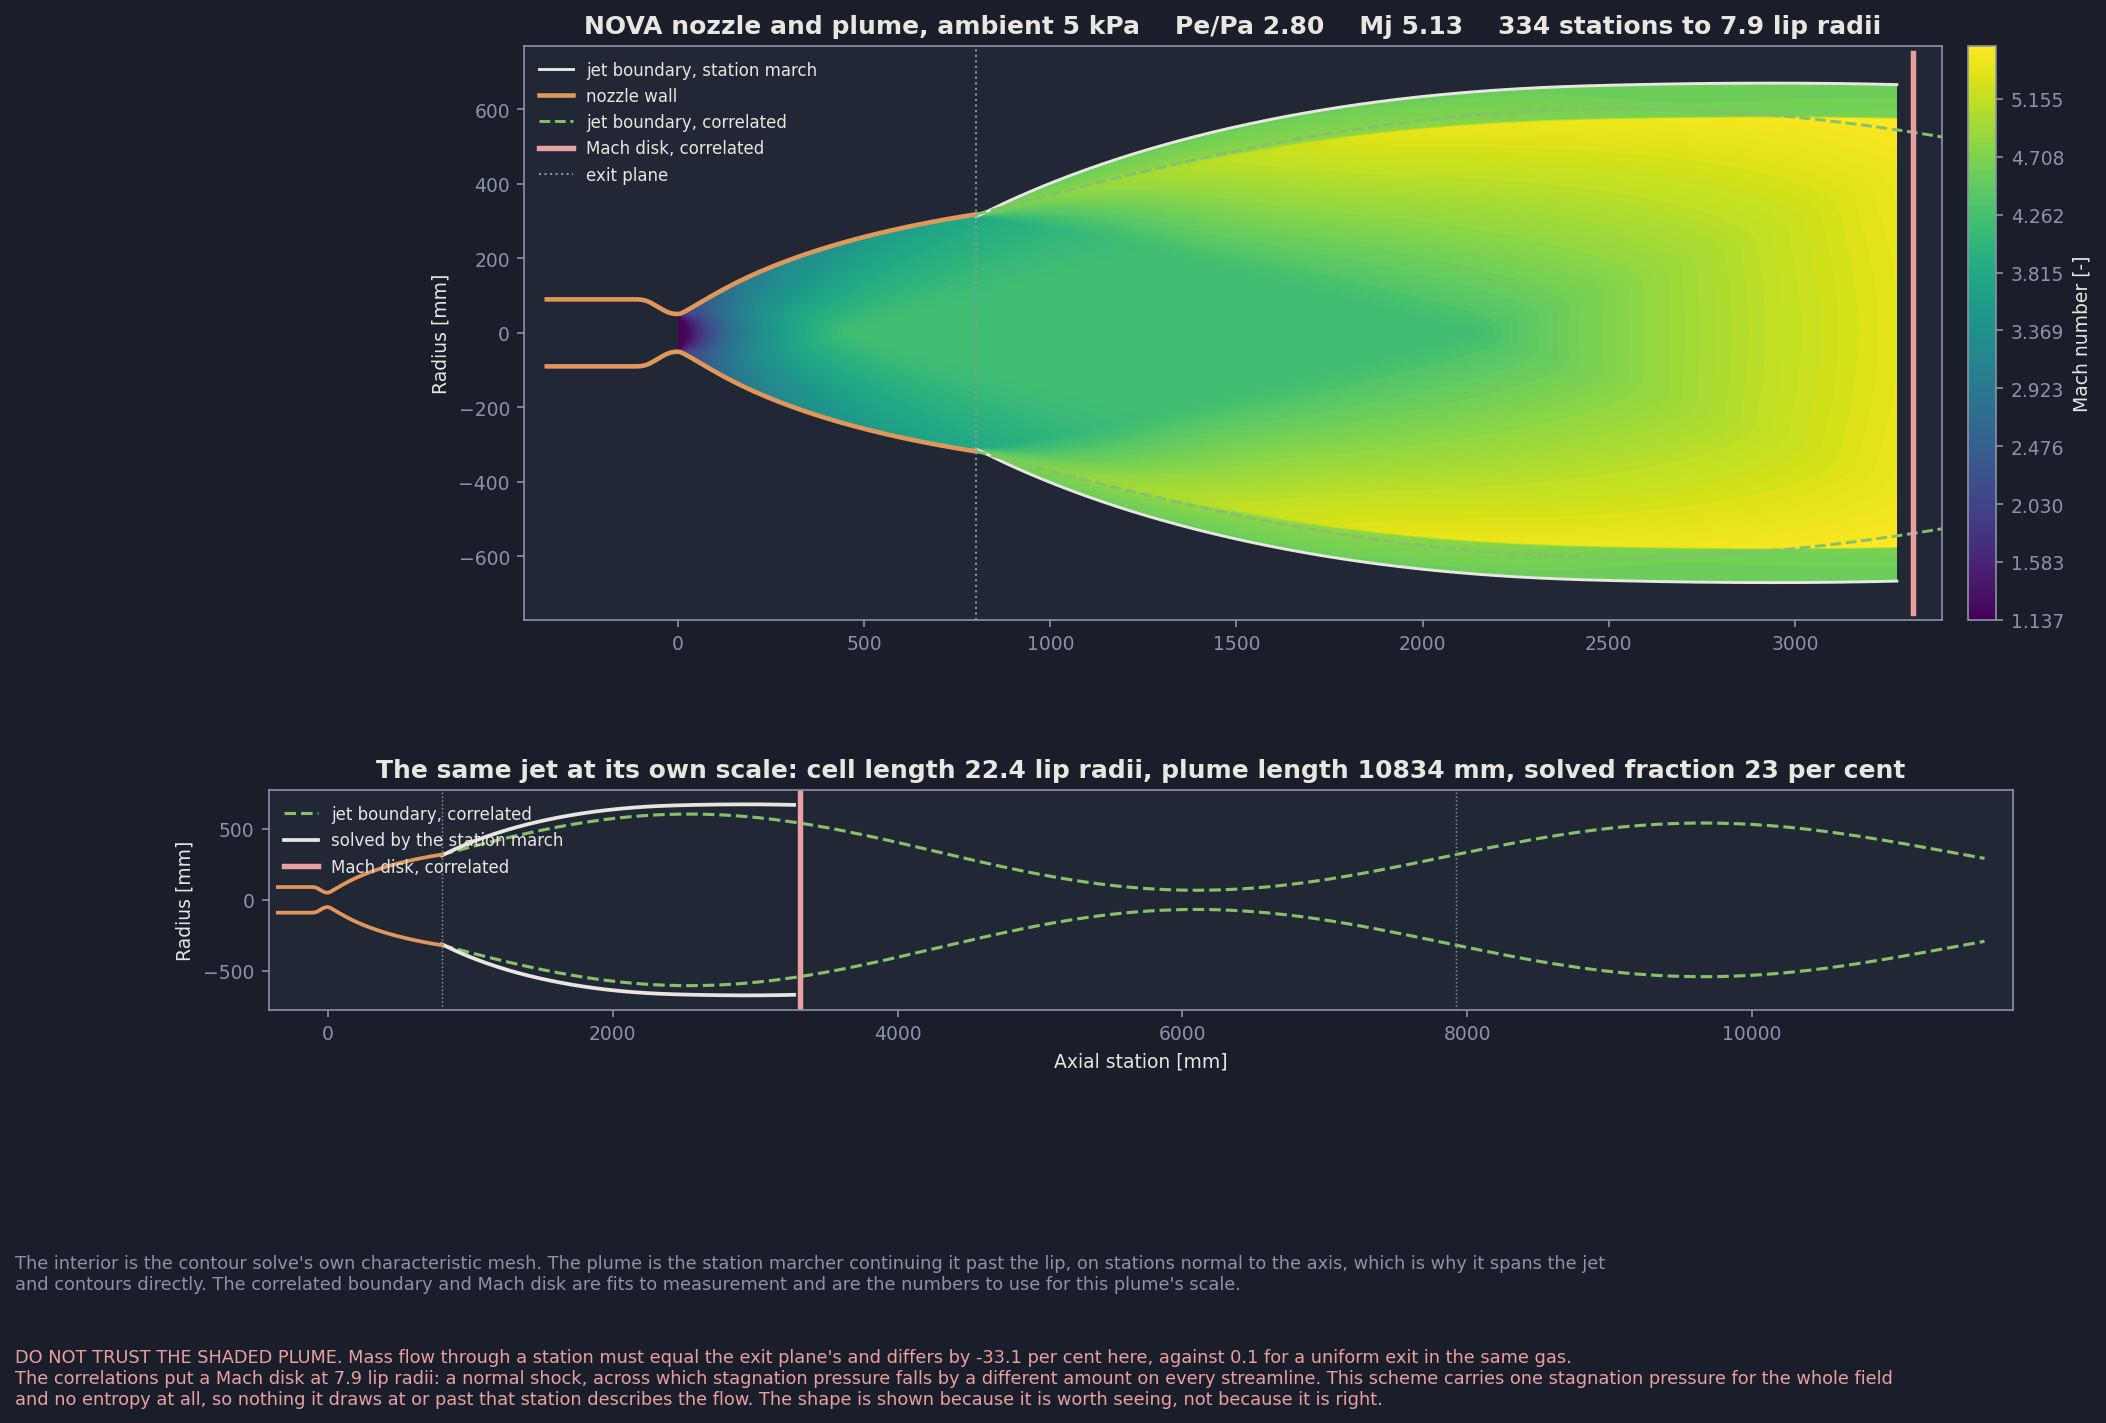

Generate this figure with Python:

# -- The shipped nozzle and its plume as one picture -- #

'''

The chamber, the contour and the plume drawn continuously, for the nozzle NOVA ships.

The interior comes from the contour solve's own characteristic mesh. The plume comes from the
station marcher, which spans the jet from the center line to the free boundary at every station and
so contours directly, where the characteristic march on this nozzle solves a wedge near the
boundary and never reaches the axis.

----------------------------------------------------------------------
                            What this is not
----------------------------------------------------------------------

**The plume half is not a result.** It is drawn because the shape is worth seeing, and the numbers
on it are reported so nobody mistakes it for one.

This engine's jet carries a Mach disk, a normal shock across the core, which the correlations place
at 7.9 lip radii past the lip and 4.6 lip radii across. The station marcher has no entropy in it:
every relation it solves assumes one stagnation pressure for the whole field. A shock destroys
stagnation pressure, and destroys different amounts on different streamlines, so downstream of the
disk the equations being solved are not the equations governing the flow.

Upstream of the disk it is still wrong, and by a measured amount. Mass flow through a station must
equal mass flow through the exit plane, and it does not: the figure reports the worst departure. A
uniform exit at the same gas and Mach number holds a tenth of a per cent, so what the loss measures
is this scheme meeting a contoured exit rather than anything about the engine.

The correlated boundary and Mach disk are drawn alongside, from
`docs/references_plumeStructure_2026-09-04.md`. Those are fits to measurement and are the numbers to
use for this nozzle's plume scale; the shaded field is not.

Run it from the NOVA root, after `python featureShowcase/runBaseCase.py` has written the pickle:

    python experimental/stationMarchNozzleField.py

Author: Sean Bowman

'''

import math
import os
import pickle
import sys

import matplotlib
matplotlib.use('Agg', force = True)
import matplotlib.pyplot as plt
import numpy as np
from matplotlib.patches import Polygon

here = os.path.dirname(os.path.abspath(__file__))
root = os.path.dirname(here)
sys.path.insert(0, os.path.join(root, 'src'))
sys.path.insert(0, here)

from NOVA.plume import (PlumeFlow, plumeCharacteristicSeed, plumeExitLine, solvePlumeStructure)
from stationMarch import solveStationMarch, stationFromLine

AMBIENT = 5000.0
RADIALPOINTS = 121
MILLIMETRES = 1e3

background = '#1a1e2a'
panel      = '#222735'
copper     = '#E0975A'
green      = '#86C06C'
ink        = '#E8E6E1'
muted      = '#8B93A7'
warn       = '#E8A0A0'

plt.rcParams.update({
    'figure.facecolor': background, 'axes.facecolor': panel,
    'savefig.facecolor': background, 'text.color': ink,
    'axes.labelcolor': ink, 'axes.edgecolor': muted,
    'xtick.color': muted, 'ytick.color': muted, 'grid.color': '#333A4D',
    'axes.grid': False, 'font.size': 9,
    'axes.titlesize': 12, 'axes.titleweight': 'bold', 'legend.framealpha': 0.0,
})

def interiorField(nozzle, exitX):

    '''Every mesh node the contour solve kept, upstream of the lip.'''

    scale = float(getattr(nozzle, 'nozzleScalingFactor', 1.0) or 1.0)
    x, r, mach = [], [], []
    for xBlock, rBlock, machBlock in zip(nozzle.allXPoints, nozzle.allRPoints,
                                         nozzle.allMachNumbers):
        blockX = np.asarray(xBlock, dtype = float).ravel()*scale
        blockR = np.asarray(rBlock, dtype = float).ravel()*scale
        blockMach = np.asarray(machBlock, dtype = float).ravel()
        if blockX.shape != blockR.shape or blockX.shape != blockMach.shape:
            continue
        keep = (np.isfinite(blockX) & np.isfinite(blockR) & np.isfinite(blockMach)
                & (blockX <= exitX))
        x.append(blockX[keep]); r.append(blockR[keep]); mach.append(blockMach[keep])

    return np.concatenate(x), np.concatenate(r), np.concatenate(mach)

def plumeField(flow, seed, reach):

    '''The station march from the exit plane, as a structured grid.'''

    line = plumeExitLine(flow, seed, numPoints = 400)
    station = stationFromLine(line, RADIALPOINTS)
    result = solveStationMarch(flow, station, AMBIENT, maxLength = reach, maxStations = 200000)

    stations = result['stations']
    x = np.array([[one.x]*one.radius.size for one in stations])
    r = np.array([one.radius for one in stations])
    mach = np.array([one.mach for one in stations])
    drift = np.array(result['massDrift'])

    return x, r, mach, float(drift[np.argmax(np.abs(drift))]), result, station

def build():

    with open(os.path.join(root, 'featureShowcase', 'showcaseBase.pkl'), 'rb') as handle:
        nozzle = pickle.load(handle)

    seed = plumeCharacteristicSeed(nozzle.plumeContour())
    structure = solvePlumeStructure(nozzle.plumeContour(), AMBIENT)
    flow = PlumeFlow(seed['gamma'], seed['gasConstant'], seed['stagnationTemperature'],
                     seed['stagnationPressure'])

    lipRadius = structure.lipRadius
    diskAt = (structure.machDiskX - structure.lipX)/lipRadius if structure.machDiskPresent else 8.0
    reach = max(2.0, diskAt)

    innerX, innerR, innerMach = interiorField(nozzle, seed['exitX'])
    plumeX, plumeR, plumeMach, drift, result, station = plumeField(flow, seed, reach)

    wallX = np.asarray(nozzle.xNozzleWall, dtype = float)*MILLIMETRES
    wallR = np.asarray(nozzle.rNozzleWall, dtype = float)*MILLIMETRES

    # Two panels because the two things worth seeing are three orders of magnitude apart in scale:
    # the engine is 1.15 m long and the correlated plume runs past 12 m, so at equal aspect on one
    # axis the nozzle is a sliver.
    figure, axesPair = plt.subplots(2, 1, figsize = (15.0, 9.0), height_ratios = [1.55, 1.0])
    axes, wide = axesPair
    low = min(innerMach.min(), plumeMach.min())
    high = max(innerMach.max(), plumeMach.max())
    levels = np.linspace(low, high, 120)

    interior = axes.tricontourf(np.concatenate([innerX, innerX])*MILLIMETRES,
                                np.concatenate([innerR, -innerR])*MILLIMETRES,
                                np.concatenate([innerMach, innerMach]),
                                levels = levels, cmap = 'viridis')
    outline = np.vstack([np.column_stack([wallX, wallR]),
                         np.column_stack([wallX[::-1], -wallR[::-1]])])
    clip = Polygon(outline, closed = True, transform = axes.transData,
                   facecolor = 'none', edgecolor = 'none')
    axes.add_patch(clip)
    interior.set_clip_path(clip)

    field = None
    for sign in (1.0, -1.0):
        field = axes.contourf(plumeX*MILLIMETRES, sign*plumeR*MILLIMETRES, plumeMach,
                              levels = levels, cmap = 'viridis')

    solvedBoundary = np.array(result['boundary'])
    for sign in (1.0, -1.0):
        axes.plot(solvedBoundary[:, 0]*MILLIMETRES, sign*solvedBoundary[:, 1]*MILLIMETRES,
                  color = ink, lw = 1.4,
                  label = 'jet boundary, station march' if sign > 0 else None)
        axes.plot(wallX, sign*wallR, color = copper, lw = 2.2,
                  label = 'nozzle wall' if sign > 0 else None)

    if structure.boundaryX.size:
        for sign in (1.0, -1.0):
            axes.plot(structure.boundaryX*MILLIMETRES, sign*structure.boundaryR*MILLIMETRES,
                      color = green, lw = 1.4, ls = '--',
                      label = 'jet boundary, correlated' if sign > 0 else None)

    solvedEnd = float(solvedBoundary[-1, 0])*MILLIMETRES
    extent = max(float(solvedBoundary[:, 1].max())*MILLIMETRES, wallR.max())

    if structure.machDiskPresent:
        half = min(0.5*structure.machDiskDiameter*MILLIMETRES, 1.12*extent)
        axes.plot([structure.machDiskX*MILLIMETRES]*2, [-half, half], color = warn, lw = 2.6,
                  label = 'Mach disk, correlated')

    axes.axvline(seed['exitX']*MILLIMETRES, color = muted, lw = 1.0, ls = ':',
                 label = 'exit plane')

    axes.set_xlim(wallX.min() - 60.0, solvedEnd + 120.0)
    axes.set_ylim(-1.15*extent, 1.15*extent)
    axes.set_title(f'NOVA nozzle and plume, ambient {AMBIENT/1000:.0f} kPa    '
                   f'Pe/Pa {structure.exitPressureRatio:.2f}    '
                   f'Mj {structure.fullyExpandedMach:.2f}    '
                   f'{len(result["stations"])} stations to {reach:.1f} lip radii')
    axes.set_ylabel('Radius [mm]')
    axes.set_aspect('equal', adjustable = 'box')
    axes.legend(loc = 'upper left', fontsize = 8, labelcolor = ink)

    bar = figure.colorbar(field, ax = axes, orientation = 'vertical', pad = 0.015,
                          fraction = 0.026)
    bar.set_label('Mach number [-]')

    # The same jet at the scale the correlations describe it on, so the solved part can be seen
    # for the fraction of the plume it is.
    if structure.boundaryX.size:
        for sign in (1.0, -1.0):
            wide.plot(structure.boundaryX*MILLIMETRES, sign*structure.boundaryR*MILLIMETRES,
                      color = green, lw = 1.5, ls = '--',
                      label = 'jet boundary, correlated' if sign > 0 else None)
            wide.plot(solvedBoundary[:, 0]*MILLIMETRES, sign*solvedBoundary[:, 1]*MILLIMETRES,
                      color = ink, lw = 1.8,
                      label = 'solved by the station march' if sign > 0 else None)
            wide.plot(wallX, sign*wallR, color = copper, lw = 1.8)
    if structure.machDiskPresent:
        half = 0.5*structure.machDiskDiameter*MILLIMETRES
        wide.plot([structure.machDiskX*MILLIMETRES]*2, [-half, half], color = warn, lw = 2.6,
                  label = 'Mach disk, correlated')
    plumeEnd = (structure.lipX + structure.plumeLength)*MILLIMETRES
    for cell in structure.cellX:
        if cell*MILLIMETRES <= plumeEnd:
            wide.axvline(cell*MILLIMETRES, color = muted, lw = 0.7, ls = ':')
    wide.set_xlim(wallX.min() - 60.0, plumeEnd + 200.0)
    wideExtent = max(float(np.abs(structure.boundaryR).max())*MILLIMETRES, extent)
    wide.set_ylim(-1.15*wideExtent, 1.15*wideExtent)
    wide.set_title(f'The same jet at its own scale: cell length '
                   f'{structure.shockCellLength/lipRadius:.1f} lip radii, plume length '
                   f'{structure.plumeLength*MILLIMETRES:.0f} mm, solved fraction '
                   f'{100.0*(solvedEnd/MILLIMETRES - structure.lipX)/structure.plumeLength:.0f} '
                   f'per cent')
    wide.set_xlabel('Axial station [mm]')
    wide.set_ylabel('Radius [mm]')
    wide.set_aspect('equal', adjustable = 'box')
    wide.legend(loc = 'upper left', fontsize = 8, labelcolor = ink)

    figure.text(0.012, -0.015,
                'The interior is the contour solve\'s own characteristic mesh. The plume is the '
                'station marcher continuing it past the lip, on stations normal to the axis, which '
                'is why it spans the jet\nand contours directly. The correlated boundary and Mach '
                'disk are fits to measurement and are the numbers to use for this plume\'s scale.',
                fontsize = 8.5, color = muted, va = 'top')
    figure.text(0.012, -0.085,
                f'DO NOT TRUST THE SHADED PLUME. Mass flow through a station must equal the exit '
                f'plane\'s and differs by {drift:+.1f} per cent here, against 0.1 for a uniform '
                f'exit in the same gas.\nThe correlations put a Mach disk at '
                f'{diskAt:.1f} lip radii: a normal shock, across which stagnation pressure falls '
                f'by a different amount on every streamline. This scheme carries one stagnation '
                f'pressure for the whole field\nand no entropy at all, so nothing it draws at or '
                f'past that station describes the flow. The shape is shown because it is worth '
                f'seeing, not because it is right.',
                fontsize = 8.5, color = warn, va = 'top')

    path = os.path.join(here, 'stationMarchNozzleField.png')
    figure.savefig(path, dpi = 150, bbox_inches = 'tight')
    plt.close(figure)
    print(f'  wrote stationMarchNozzleField.png')
    print(f'  Pe/Pa {structure.exitPressureRatio:.3f}, {len(result["stations"])} stations, '
          f'reach {reach:.2f} lip radii, worst mass drift {drift:+.2f} per cent')
    print(f'  Mach disk correlated at {diskAt:.2f} lip radii, '
          f'{structure.machDiskDiameter/(2*lipRadius):.2f} lip radii across')

    return path

if __name__ == '__main__':
    build()
